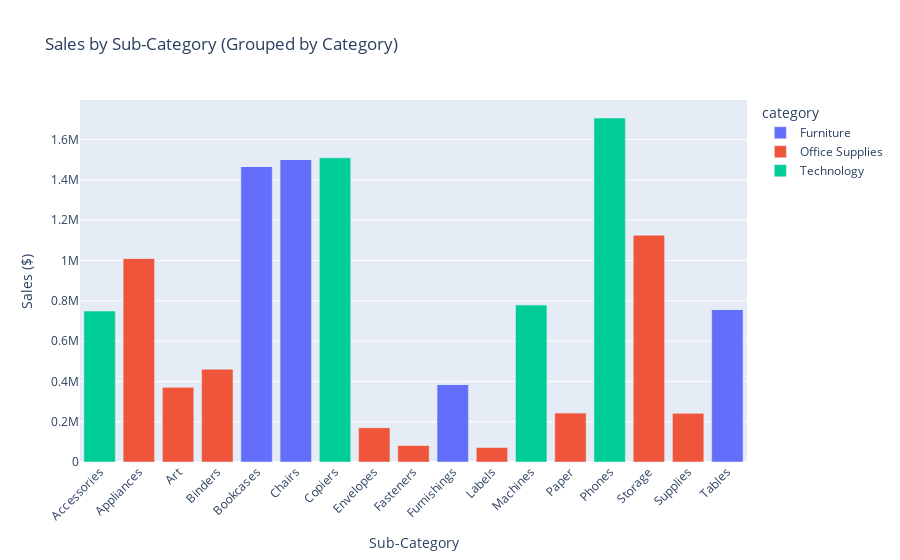

Notebook code for this chart:
### Markdown cell above
##  6. Sales & Profit by Category/Sub-Category (Grouped Bar)

### Code cell
# Sales & Profit by Sub-Category
cat_df = df.groupby(['category', 'sub-category'])[['sales', 'profit']].sum().reset_index()

fig5 = px.bar(cat_df,
              x='sub-category',
              y='sales',
              color='category',
              hover_data=['profit'],
              title=' Sales by Sub-Category (Grouped by Category)',
              labels={'sales': 'Sales ($)', 'sub-category': 'Sub-Category'})

fig5.update_layout(xaxis_tickangle=-45)
fig5.show()

### Figure 1 — Plotly figure (JSON) as saved in the notebook; plotly's stock layout.template omitted (floating-point values rounded to 4 significant figures)
{"data": [{"customdata": [[0.0], [0.0], [0.0], [0.0], [161900.0], [140400.0], [0.0], [0.0], [0.0], [46970.0], [0.0], [0.0], [0.0], [0.0], [0.0], [0.0], [-64080.0]], "hovertemplate": "category=Furniture<br>Sub-Category=%{x}<br>Sales ($)=%{y}<br>profit=%{customdata[0]}<extra></extra>", "legendgroup": "Furniture", "marker": {"color": "#636efa", "pattern": {"shape": ""}}, "name": "Furniture", "orientation": "v", "showlegend": true, "textposition": "auto", "type": "bar", "x": ["Accessories", "Appliances", "Art", "Binders", "Bookcases", "Chairs", "Copiers", "Envelopes", "Fasteners", "Furnishings", "Labels", "Machines", "Paper", "Phones", "Storage", "Supplies", "Tables"], "xaxis": "x", "y": [0.0, 0.0, 0.0, 0.0, 1467000.0, 1502000.0, 0.0, 0.0, 0.0, 385600.0, 0.0, 0.0, 0.0, 0.0, 0.0, 0.0, 757000.0], "yaxis": "y"}, {"customdata": [[0.0], [141700.0], [57950.0], [72450.0], [0.0], [0.0], [0.0], [29600.0], [11530.0], [0.0], [15010.0], [0.0], [59210.0], [0.0], [108500.0], [22580.0], [0.0]], "hovertemplate": "category=Office Supplies<br>Sub-Category=%{x}<br>Sales ($)=%{y}<br>profit=%{customdata[0]}<extra></extra>", "legendgroup": "Office Supplies", "marker": {"color": "#EF553B", "pattern": {"shape": ""}}, "name": "Office Supplies", "orientation": "v", "showlegend": true, "textposition": "auto", "type": "bar", "x": ["Accessories", "Appliances", "Art", "Binders", "Bookcases", "Chairs", "Copiers", "Envelopes", "Fasteners", "Furnishings", "Labels", "Machines", "Paper", "Phones", "Storage", "Supplies", "Tables"], "xaxis": "x", "y": [0.0, 1011000.0, 372100.0, 461900.0, 0.0, 0.0, 0.0, 170900.0, 83240.0, 0.0, 73400.0, 0.0, 244300.0, 0.0, 1127000.0, 243100.0, 0.0], "yaxis": "y"}, {"customdata": [[129600.0], [0.0], [0.0], [0.0], [0.0], [0.0], [258600.0], [0.0], [0.0], [0.0], [0.0], [58870.0], [0.0], [216700.0], [0.0], [0.0], [0.0]], "hovertemplate": "category=Technology<br>Sub-Category=%{x}<br>Sales ($)=%{y}<br>profit=%{customdata[0]}<extra></extra>", "legendgroup": "Technology", "marker": {"color": "#00cc96", "pattern": {"shape": ""}}, "name": "Technology", "orientation": "v", "showlegend": true, "textposition": "auto", "type": "bar", "x": ["Accessories", "Appliances", "Art", "Binders", "Bookcases", "Chairs", "Copiers", "Envelopes", "Fasteners", "Furnishings", "Labels", "Machines", "Paper", "Phones", "Storage", "Supplies", "Tables"], "xaxis": "x", "y": [749200.0, 0.0, 0.0, 0.0, 0.0, 0.0, 1509000.0, 0.0, 0.0, 0.0, 0.0, 779100.0, 0.0, 1707000.0, 0.0, 0.0, 0.0], "yaxis": "y"}], "layout": {"barmode": "relative", "legend": {"title": {"text": "category"}, "tracegroupgap": 0}, "title": {"text": " Sales by Sub-Category (Grouped by Category)"}, "xaxis": {"anchor": "y", "domain": [0, 1], "tickangle": -45, "title": {"text": "Sub-Category"}}, "yaxis": {"anchor": "x", "domain": [0, 1], "title": {"text": "Sales ($)"}}}}
